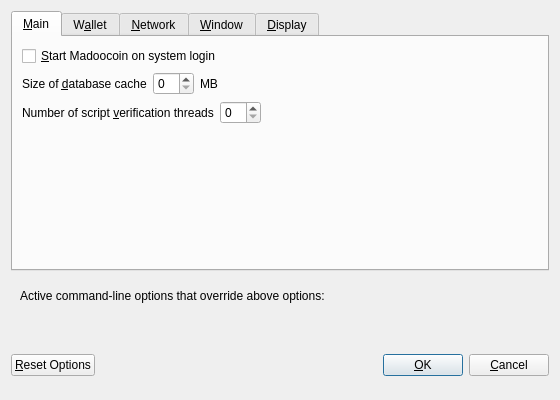
<?xml version="1.0" encoding="UTF-8"?>
<ui version="4.0">
 <class>OptionsDialog</class>
 <widget class="QDialog" name="OptionsDialog">
  <property name="geometry">
   <rect>
    <x>0</x>
    <y>0</y>
    <width>560</width>
    <height>400</height>
   </rect>
  </property>
  <property name="windowTitle">
   <string>Options</string>
  </property>
  <property name="modal">
   <bool>true</bool>
  </property>
  <layout class="QVBoxLayout" name="verticalLayout">
   <item>
    <widget class="QTabWidget" name="tabWidget">
     <property name="currentIndex">
      <number>0</number>
     </property>
     <widget class="QWidget" name="tabMain">
      <attribute name="title">
       <string>&amp;Main</string>
      </attribute>
      <layout class="QVBoxLayout" name="verticalLayout_Main">
       <item>
        <widget class="QCheckBox" name="bitcoinAtStartup">
         <property name="toolTip">
          <string>Automatically start Madoocoin after logging in to the system.</string>
         </property>
         <property name="text">
          <string>&amp;Start Madoocoin on system login</string>
         </property>
        </widget>
       </item>
       <item>
        <layout class="QHBoxLayout" name="horizontalLayout_2_Main">
         <item>
          <widget class="QLabel" name="databaseCacheLabel">
           <property name="text">
            <string>Size of &amp;database cache</string>
           </property>
           <property name="textFormat">
            <enum>Qt::PlainText</enum>
           </property>
           <property name="buddy">
            <cstring>databaseCache</cstring>
           </property>
          </widget>
         </item>
         <item>
          <widget class="QSpinBox" name="databaseCache"/>
         </item>
         <item>
          <widget class="QLabel" name="databaseCacheUnitLabel">
           <property name="text">
            <string>MB</string>
           </property>
           <property name="textFormat">
            <enum>Qt::PlainText</enum>
           </property>
          </widget>
         </item>
         <item>
          <spacer name="horizontalSpacer_2_Main">
           <property name="orientation">
            <enum>Qt::Horizontal</enum>
           </property>
           <property name="sizeHint" stdset="0">
            <size>
             <width>40</width>
             <height>20</height>
            </size>
           </property>
          </spacer>
         </item>
        </layout>
       </item>
       <item>
        <layout class="QHBoxLayout" name="horizontalLayout_3_Main">
         <item>
          <widget class="QLabel" name="threadsScriptVerifLabel">
           <property name="text">
            <string>Number of script &amp;verification threads</string>
           </property>
           <property name="textFormat">
            <enum>Qt::PlainText</enum>
           </property>
           <property name="buddy">
            <cstring>threadsScriptVerif</cstring>
           </property>
          </widget>
         </item>
         <item>
          <widget class="QSpinBox" name="threadsScriptVerif">
           <property name="toolTip">
            <string>(0 = auto, &lt;0 = leave that many cores free)</string>
           </property>
          </widget>
         </item>
         <item>
          <spacer name="horizontalSpacer_3_Main">
           <property name="orientation">
            <enum>Qt::Horizontal</enum>
           </property>
           <property name="sizeHint" stdset="0">
            <size>
             <width>40</width>
             <height>20</height>
            </size>
           </property>
          </spacer>
         </item>
        </layout>
       </item>
       <item>
        <spacer name="verticalSpacer_Main">
         <property name="orientation">
          <enum>Qt::Vertical</enum>
         </property>
         <property name="sizeHint" stdset="0">
          <size>
           <width>20</width>
           <height>40</height>
          </size>
         </property>
        </spacer>
       </item>
      </layout>
     </widget>
     <widget class="QWidget" name="tabWallet">
      <attribute name="title">
       <string>W&amp;allet</string>
      </attribute>
      <layout class="QVBoxLayout" name="verticalLayout_Wallet">
       <item>
        <widget class="QLabel" name="transactionFeeInfoLabel">
         <property name="text">
          <string>Optional transaction fee per kB that helps make sure your transactions are processed quickly. Most transactions are 1 kB.</string>
         </property>
         <property name="textFormat">
          <enum>Qt::PlainText</enum>
         </property>
         <property name="wordWrap">
          <bool>true</bool>
         </property>
        </widget>
       </item>
       <item>
        <layout class="QHBoxLayout" name="horizontalLayout_1_Wallet">
         <item>
          <widget class="QLabel" name="transactionFeeLabel">
           <property name="text">
            <string>Pay transaction &amp;fee</string>
           </property>
           <property name="textFormat">
            <enum>Qt::PlainText</enum>
           </property>
           <property name="buddy">
            <cstring>transactionFee</cstring>
           </property>
          </widget>
         </item>
         <item>
          <widget class="BitcoinAmountField" name="transactionFee"/>
         </item>
         <item>
          <spacer name="horizontalSpacer_1_Wallet">
           <property name="orientation">
            <enum>Qt::Horizontal</enum>
           </property>
           <property name="sizeHint" stdset="0">
            <size>
             <width>40</width>
             <height>20</height>
            </size>
           </property>
          </spacer>
         </item>
        </layout>
       </item>
       <item>
        <spacer name="verticalSpacer_Wallet">
         <property name="orientation">
          <enum>Qt::Vertical</enum>
         </property>
         <property name="sizeHint" stdset="0">
          <size>
           <width>20</width>
           <height>40</height>
          </size>
         </property>
        </spacer>
       </item>
       <item>
        <widget class="QGroupBox" name="groupBox">
         <property name="title">
          <string>Expert</string>
         </property>
         <layout class="QVBoxLayout" name="verticalLayout_2">
          <item>
           <widget class="QCheckBox" name="coinControlFeatures">
            <property name="toolTip">
             <string>Whether to show coin control features or not.</string>
            </property>
            <property name="text">
             <string>Enable coin &amp;control features</string>
            </property>
           </widget>
          </item>
          <item>
           <widget class="QCheckBox" name="spendZeroConfChange">
            <property name="toolTip">
             <string>If you disable the spending of unconfirmed change, the change from a transaction cannot be used until that transaction has at least one confirmation. This also affects how your balance is computed.</string>
            </property>
            <property name="text">
             <string>&amp;Spend unconfirmed change</string>
            </property>
           </widget>
          </item>
         </layout>
        </widget>
       </item>
      </layout>
     </widget>
     <widget class="QWidget" name="tabNetwork">
      <attribute name="title">
       <string>&amp;Network</string>
      </attribute>
      <layout class="QVBoxLayout" name="verticalLayout_Network">
       <item>
        <widget class="QCheckBox" name="mapPortUpnp">
         <property name="toolTip">
          <string>Automatically open the Madoocoin client port on the router. This only works when your router supports UPnP and it is enabled.</string>
         </property>
         <property name="text">
          <string>Map port using &amp;UPnP</string>
         </property>
        </widget>
       </item>
       <item>
        <widget class="QCheckBox" name="connectSocks">
         <property name="toolTip">
          <string>Connect to the Madoocoin network through a SOCKS proxy.</string>
         </property>
         <property name="text">
          <string>&amp;Connect through SOCKS proxy (default proxy):</string>
         </property>
        </widget>
       </item>
       <item>
        <layout class="QHBoxLayout" name="horizontalLayout_1_Network">
         <item>
          <widget class="QLabel" name="proxyIpLabel">
           <property name="text">
            <string>Proxy &amp;IP:</string>
           </property>
           <property name="textFormat">
            <enum>Qt::PlainText</enum>
           </property>
           <property name="buddy">
            <cstring>proxyIp</cstring>
           </property>
          </widget>
         </item>
         <item>
          <widget class="QValidatedLineEdit" name="proxyIp">
           <property name="minimumSize">
            <size>
             <width>140</width>
             <height>0</height>
            </size>
           </property>
           <property name="maximumSize">
            <size>
             <width>140</width>
             <height>16777215</height>
            </size>
           </property>
           <property name="toolTip">
            <string>IP address of the proxy (e.g. IPv4: 127.0.0.1 / IPv6: ::1)</string>
           </property>
          </widget>
         </item>
         <item>
          <widget class="QLabel" name="proxyPortLabel">
           <property name="text">
            <string>&amp;Port:</string>
           </property>
           <property name="textFormat">
            <enum>Qt::PlainText</enum>
           </property>
           <property name="buddy">
            <cstring>proxyPort</cstring>
           </property>
          </widget>
         </item>
         <item>
          <widget class="QLineEdit" name="proxyPort">
           <property name="minimumSize">
            <size>
             <width>55</width>
             <height>0</height>
            </size>
           </property>
           <property name="maximumSize">
            <size>
             <width>55</width>
             <height>16777215</height>
            </size>
           </property>
           <property name="toolTip">
            <string>Port of the proxy (e.g. 9050)</string>
           </property>
          </widget>
         </item>
         <item>
          <widget class="QLabel" name="socksVersionLabel">
           <property name="text">
            <string>SOCKS &amp;Version:</string>
           </property>
           <property name="textFormat">
            <enum>Qt::PlainText</enum>
           </property>
           <property name="buddy">
            <cstring>socksVersion</cstring>
           </property>
          </widget>
         </item>
         <item>
          <widget class="QValueComboBox" name="socksVersion">
           <property name="toolTip">
            <string>SOCKS version of the proxy (e.g. 5)</string>
           </property>
          </widget>
         </item>
         <item>
          <spacer name="horizontalSpacer_1_Network">
           <property name="orientation">
            <enum>Qt::Horizontal</enum>
           </property>
           <property name="sizeHint" stdset="0">
            <size>
             <width>40</width>
             <height>20</height>
            </size>
           </property>
          </spacer>
         </item>
        </layout>
       </item>
       <item>
        <spacer name="verticalSpacer_Network">
         <property name="orientation">
          <enum>Qt::Vertical</enum>
         </property>
         <property name="sizeHint" stdset="0">
          <size>
           <width>20</width>
           <height>40</height>
          </size>
         </property>
        </spacer>
       </item>
      </layout>
     </widget>
     <widget class="QWidget" name="tabWindow">
      <attribute name="title">
       <string>&amp;Window</string>
      </attribute>
      <layout class="QVBoxLayout" name="verticalLayout_Window">
       <item>
        <widget class="QCheckBox" name="minimizeToTray">
         <property name="toolTip">
          <string>Show only a tray icon after minimizing the window.</string>
         </property>
         <property name="text">
          <string>&amp;Minimize to the tray instead of the taskbar</string>
         </property>
        </widget>
       </item>
       <item>
        <widget class="QCheckBox" name="minimizeOnClose">
         <property name="toolTip">
          <string>Minimize instead of exit the application when the window is closed. When this option is enabled, the application will be closed only after selecting Quit in the menu.</string>
         </property>
         <property name="text">
          <string>M&amp;inimize on close</string>
         </property>
        </widget>
       </item>
       <item>
        <spacer name="verticalSpacer_Window">
         <property name="orientation">
          <enum>Qt::Vertical</enum>
         </property>
         <property name="sizeHint" stdset="0">
          <size>
           <width>20</width>
           <height>40</height>
          </size>
         </property>
        </spacer>
       </item>
      </layout>
     </widget>
     <widget class="QWidget" name="tabDisplay">
      <attribute name="title">
       <string>&amp;Display</string>
      </attribute>
      <layout class="QVBoxLayout" name="verticalLayout_Display">
       <item>
        <layout class="QHBoxLayout" name="horizontalLayout_1_Display">
         <item>
          <widget class="QLabel" name="langLabel">
           <property name="text">
            <string>User Interface &amp;language:</string>
           </property>
           <property name="textFormat">
            <enum>Qt::PlainText</enum>
           </property>
           <property name="buddy">
            <cstring>lang</cstring>
           </property>
          </widget>
         </item>
         <item>
          <widget class="QValueComboBox" name="lang">
           <property name="toolTip">
            <string>The user interface language can be set here. This setting will take effect after restarting Madoocoin.</string>
           </property>
          </widget>
         </item>
        </layout>
       </item>
       <item>
        <layout class="QHBoxLayout" name="horizontalLayout_2_Display">
         <item>
          <widget class="QLabel" name="unitLabel">
           <property name="text">
            <string>&amp;Unit to show amounts in:</string>
           </property>
           <property name="textFormat">
            <enum>Qt::PlainText</enum>
           </property>
           <property name="buddy">
            <cstring>unit</cstring>
           </property>
          </widget>
         </item>
         <item>
          <widget class="QValueComboBox" name="unit">
           <property name="toolTip">
            <string>Choose the default subdivision unit to show in the interface and when sending coins.</string>
           </property>
          </widget>
         </item>
        </layout>
       </item>
       <item>
        <widget class="QCheckBox" name="displayAddresses">
         <property name="toolTip">
          <string>Whether to show Madoocoin addresses in the transaction list or not.</string>
         </property>
         <property name="text">
          <string>&amp;Display addresses in transaction list</string>
         </property>
        </widget>
       </item>
       <item>
        <layout class="QHBoxLayout" name="horizontalLayout_3_Display">
         <item>
          <widget class="QLabel" name="thirdPartyTxUrlsLabel">
           <property name="toolTip">
            <string>Third party URLs (e.g. a block explorer) that appear in the transactions tab as context menu items. %s in the URL is replaced by transaction hash. Multiple URLs are separated by vertical bar |.</string>
           </property>
           <property name="text">
            <string>Third party transaction URLs</string>
           </property>
           <property name="buddy">
            <cstring>thirdPartyTxUrls</cstring>
           </property>
          </widget>
         </item>
         <item>
          <widget class="QLineEdit" name="thirdPartyTxUrls">
           <property name="toolTip">
            <string>Third party URLs (e.g. a block explorer) that appear in the transactions tab as context menu items. %s in the URL is replaced by transaction hash. Multiple URLs are separated by vertical bar |.</string>
           </property>
          </widget>
         </item>
        </layout>
       </item>
       <item>
        <spacer name="verticalSpacer_Display">
         <property name="orientation">
          <enum>Qt::Vertical</enum>
         </property>
         <property name="sizeHint" stdset="0">
          <size>
           <width>20</width>
           <height>40</height>
          </size>
         </property>
        </spacer>
       </item>
      </layout>
     </widget>
    </widget>
   </item>
   <item>
    <widget class="QFrame" name="frame">
     <layout class="QVBoxLayout" name="verticalLayout_Bottom">
      <item>
       <layout class="QHBoxLayout" name="horizontalLayout_Bottom">
        <item>
         <widget class="QLabel" name="overriddenByCommandLineInfoLabel">
          <property name="text">
           <string>Active command-line options that override above options:</string>
          </property>
          <property name="textFormat">
           <enum>Qt::PlainText</enum>
          </property>
         </widget>
        </item>
        <item>
         <spacer name="horizontalSpacer_Bottom">
          <property name="orientation">
           <enum>Qt::Horizontal</enum>
          </property>
          <property name="sizeHint" stdset="0">
           <size>
            <width>40</width>
            <height>20</height>
           </size>
          </property>
         </spacer>
        </item>
       </layout>
      </item>
      <item>
       <widget class="QLabel" name="overriddenByCommandLineLabel">
        <property name="text">
         <string/>
        </property>
        <property name="textFormat">
         <enum>Qt::PlainText</enum>
        </property>
        <property name="wordWrap">
         <bool>true</bool>
        </property>
       </widget>
      </item>
     </layout>
    </widget>
   </item>
   <item>
    <layout class="QHBoxLayout" name="horizontalLayout_Buttons">
     <item>
      <widget class="QPushButton" name="resetButton">
       <property name="toolTip">
        <string>Reset all client options to default.</string>
       </property>
       <property name="text">
        <string>&amp;Reset Options</string>
       </property>
       <property name="autoDefault">
        <bool>false</bool>
       </property>
      </widget>
     </item>
     <item>
      <spacer name="horizontalSpacer_1">
       <property name="orientation">
        <enum>Qt::Horizontal</enum>
       </property>
       <property name="sizeHint" stdset="0">
        <size>
         <width>40</width>
         <height>48</height>
        </size>
       </property>
      </spacer>
     </item>
     <item>
      <widget class="QLabel" name="statusLabel">
       <property name="minimumSize">
        <size>
         <width>200</width>
         <height>0</height>
        </size>
       </property>
       <property name="font">
        <font>
         <weight>75</weight>
         <bold>true</bold>
        </font>
       </property>
       <property name="text">
        <string/>
       </property>
       <property name="textFormat">
        <enum>Qt::PlainText</enum>
       </property>
       <property name="wordWrap">
        <bool>true</bool>
       </property>
      </widget>
     </item>
     <item>
      <spacer name="horizontalSpacer_2">
       <property name="orientation">
        <enum>Qt::Horizontal</enum>
       </property>
       <property name="sizeHint" stdset="0">
        <size>
         <width>40</width>
         <height>48</height>
        </size>
       </property>
      </spacer>
     </item>
     <item>
      <widget class="QPushButton" name="okButton">
       <property name="text">
        <string>&amp;OK</string>
       </property>
      </widget>
     </item>
     <item>
      <widget class="QPushButton" name="cancelButton">
       <property name="text">
        <string>&amp;Cancel</string>
       </property>
       <property name="autoDefault">
        <bool>false</bool>
       </property>
      </widget>
     </item>
    </layout>
   </item>
  </layout>
 </widget>
 <customwidgets>
  <customwidget>
   <class>BitcoinAmountField</class>
   <extends>QLineEdit</extends>
   <header>bitcoinamountfield.h</header>
   <container>1</container>
  </customwidget>
  <customwidget>
   <class>QValidatedLineEdit</class>
   <extends>QLineEdit</extends>
   <header>qvalidatedlineedit.h</header>
  </customwidget>
  <customwidget>
   <class>QValueComboBox</class>
   <extends>QComboBox</extends>
   <header>qvaluecombobox.h</header>
  </customwidget>
 </customwidgets>
 <resources/>
 <connections/>
</ui>
